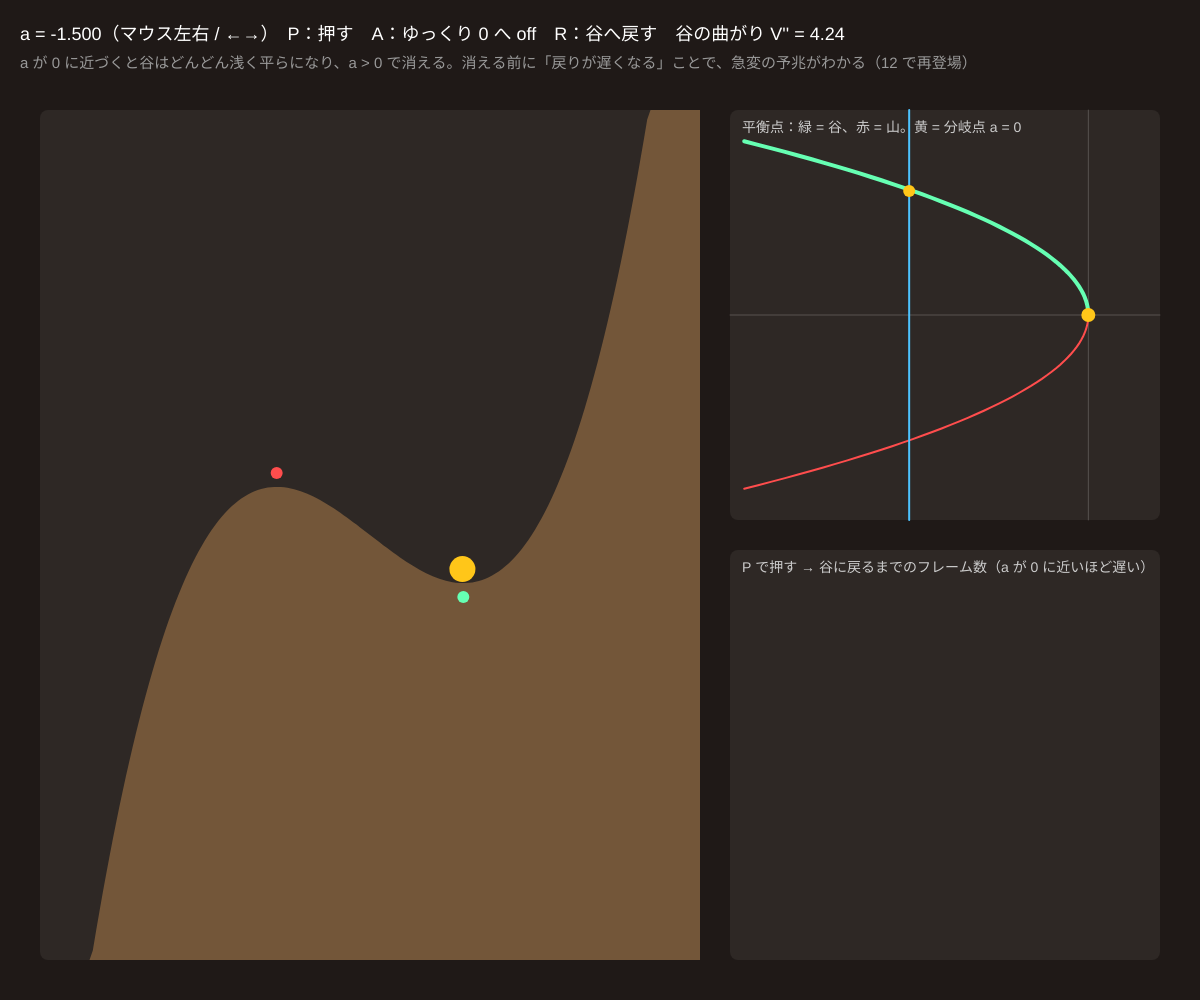
Frame 1 (no input)
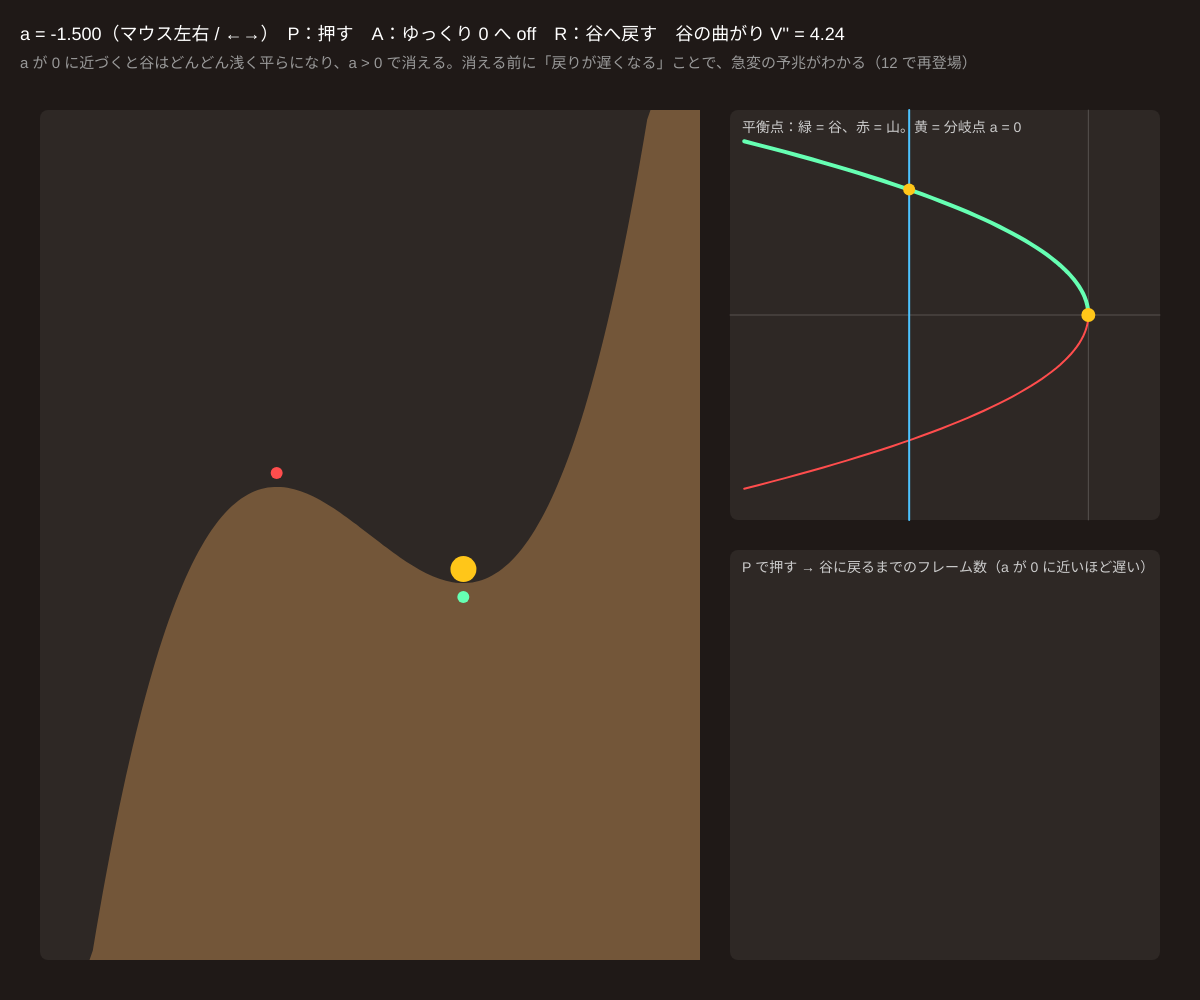
Frame 60 (no input)
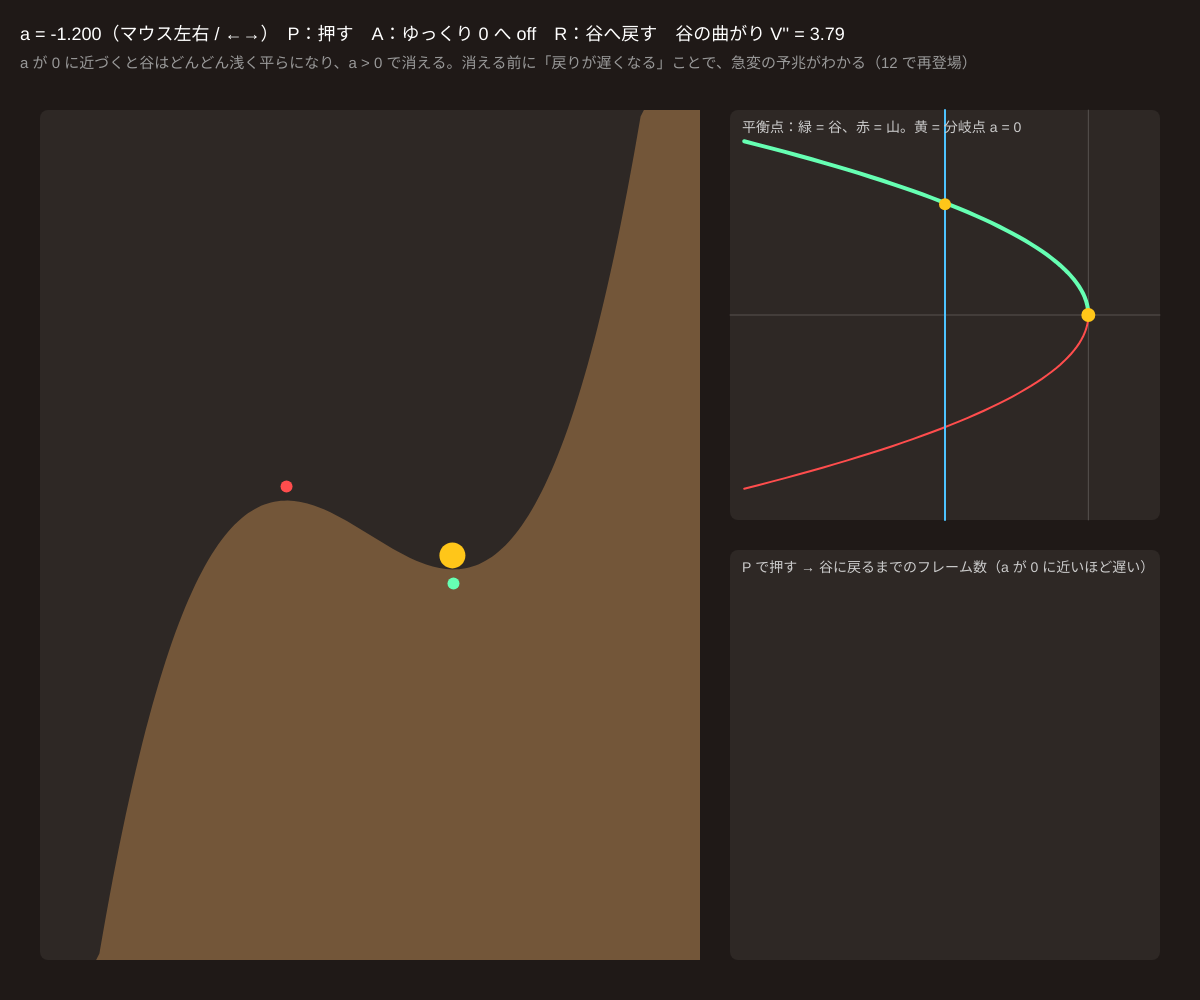
Frame 120 (the mouse pressed at the canvas centre since frame 60)

The p5.js sketch that drew these frames (run headless with seeded random() and noise() and a simulated clock; from frame 60 on, the mouse is pressed at the canvas centre):

// p5.js sketch
// ── sketch.js
// ============================================
// 02 折り目のカタストロフィー（fold）
// いちばん単純なカタストロフィー：V(x) = x³ + a·x
//   a < 0 のとき谷（x = +√(−a/3)）と山（x = −√(−a/3)）がある。a = 0 で 2 つが合体して消える（分岐集合は a = 0 の 1 点）
//   谷がなくなるとボールは坂を転がり落ち、a を戻しても帰ってこない。谷が浅くなるほど、揺らしたあと戻るのが遅くなる（臨界減速）
// マウス左右（または ←→）= a / P = ボールを押す / A = a をゆっくり 0 へ近づける / R = ボールを谷へ戻す
// ============================================

let a = -1.5;
let x = 0.7, v = 0;
let damping = 2.2;          // ★ 摩擦
let kick = 1.2;             // ★ P で押す強さ
let fallen = false;
let autoRamp = false;
let recover = [];           // 押してから戻るまでの時間 {a, frames}
let kickFrame = -1, kickA = 0;
let logX = [];

function V(xx) { return xx * xx * xx + a * xx; }
function dV(xx) { return 3 * xx * xx + a; }

function setup() {
  createCanvas(windowWidth, windowHeight);
  colorMode(HSB, 360, 100, 100, 100);
}

function draw() {
  background(20, 25, 12);
  if (autoRamp) a = min(0.4, a + 0.0015);
  // ボールの運動
  for (let k = 0; k < 4; k++) {
    let dt = 1 / 120;
    v += (-6 * dV(x) - damping * v) * dt;
    x += v * dt;
  }
  if (x < -2.5) { x = -2.5; v = 0; fallen = true; }
  x = min(x, 2.5);
  let xm = a < 0 ? sqrt(-a / 3) : NaN;          // 谷の位置
  // 押したあと、谷へ戻ったら時間を記録
  if (kickFrame >= 0 && isFinite(xm) && abs(x - xm) < 0.02 && abs(v) < 0.02) {
    recover.push({ a: kickA, f: frameCount - kickFrame }); kickFrame = -1;
    if (recover.length > 12) recover.shift();
  }
  logX.push(x); if (logX.length > 400) logX.shift();

  // ---- 左：地形
  let lx = 40, lw = width * 0.55, py = 110, ph = height - py - 40;
  let toX = (xx) => lx + (xx + 2.5) / 5 * lw;
  let toY = (vv) => py + ph * 0.5 - vv * ph * 0.08;
  noStroke(); fill(20, 20, 18); rect(lx, py, lw, ph, 8);
  fill(30, 50, 45);
  beginShape(); vertex(lx, py + ph);
  for (let i = 0; i <= 200; i++) { let xx = -2.5 + 5 * i / 200; vertex(toX(xx), constrain(toY(V(xx)), py, py + ph)); }
  vertex(lx + lw, py + ph); endShape(CLOSE);
  if (a < 0) {
    fill(150, 60, 100); circle(toX(xm), toY(V(xm)) + 14, 12);
    fill(0, 70, 100); circle(toX(-xm), toY(V(-xm)) - 14, 12);
  }
  fill(45, 90, 100); circle(toX(x), constrain(toY(V(x)) - 14, py + 14, py + ph - 14), 26);
  if (fallen) { fill(0, 80, 100); textSize(30); text('落ちた！ a を負にして R で戻す', lx + 30, py + 50); }

  // ---- 右上：平衡点の図（a = −3x²）
  let rx = lx + lw + 30, rw = width - rx - 40, rh = ph * 0.5 - 15;
  let toA = (aa) => rx + (aa + 3) / 3.6 * rw;
  let toXr = (xx) => py + rh / 2 - xx / 1.1 * (rh / 2 - 10);
  noStroke(); fill(20, 20, 18); rect(rx, py, rw, rh, 8);
  stroke(0, 0, 100, 20); strokeWeight(1); line(toA(0), py, toA(0), py + rh); line(rx, toXr(0), rx + rw, toXr(0));
  noFill(); strokeWeight(4);
  stroke(150, 60, 100); beginShape(); for (let xx = 0; xx <= 1; xx += 0.02) vertex(toA(-3 * xx * xx), toXr(xx)); endShape();
  stroke(0, 70, 100); strokeWeight(2); beginShape(); for (let xx = 0; xx >= -1; xx -= 0.02) vertex(toA(-3 * xx * xx), toXr(xx)); endShape();
  noStroke(); fill(45, 90, 100); circle(toA(0), toXr(0), 14);
  stroke(200, 70, 100); strokeWeight(2); line(toA(a), py, toA(a), py + rh);
  noStroke(); fill(45, 90, 100); if (abs(x) < 1.1) circle(toA(a), toXr(x), 12);
  fill(0, 0, 80); textSize(14);
  text('平衡点：緑 = 谷、赤 = 山。黄 = 分岐点 a = 0', rx + 12, py + 22);

  // ---- 右下：押してから戻るまでの時間
  let gy = py + rh + 30, gh = ph - rh - 30;
  noStroke(); fill(20, 20, 18); rect(rx, gy, rw, gh, 8);
  fill(0, 0, 80); textSize(14);
  text('P で押す → 谷に戻るまでのフレーム数（a が 0 に近いほど遅い）', rx + 12, gy + 22);
  for (let i = 0; i < recover.length; i++) {
    let r = recover[i];
    let bh = min(gh - 60, r.f * 0.6);
    fill(200, 60, 90); rect(rx + 16 + i * (rw - 32) / 12, gy + gh - 24 - bh, (rw - 32) / 12 - 6, bh);
    fill(0, 0, 80); textSize(11); text(nf(r.a, 1, 2), rx + 16 + i * (rw - 32) / 12, gy + gh - 8);
  }

  noStroke(); fill(0, 0, 100); textSize(18);
  text('a = ' + nf(a, 1, 3) + '（マウス左右 / ←→）　P：押す　A：ゆっくり 0 へ ' + (autoRamp ? 'ON' : 'off') + '　R：谷へ戻す　谷の曲がり V\'\' = ' + (a < 0 ? nf(6 * xm, 1, 2) : '谷なし'), 20, 40);
  fill(0, 0, 60); textSize(15);
  text('a が 0 に近づくと谷はどんどん浅く平らになり、a > 0 で消える。消える前に「戻りが遅くなる」ことで、急変の予兆がわかる（12 で再登場）', 20, 68);
}

function mouseMoved() {
  if (mouseY > 90) { a = constrain(map(mouseX, 0, width, -3, 0.6), -3, 0.6); autoRamp = false; }
}
function keyPressed() {
  if (key === LEFT_ARROW) a = max(-3, a - 0.05);
  if (key === RIGHT_ARROW) a = min(0.6, a + 0.05);
  if (key === 'p' || key === 'P') { v -= kick; kickFrame = frameCount; kickA = a; }
  if (key === 'a' || key === 'A') { autoRamp = !autoRamp; if (autoRamp) a = min(a, -1.5); }
  if (key === 'r' || key === 'R') { if (a >= 0) a = -1; x = sqrt(-a / 3); v = 0; fallen = false; kickFrame = -1; }
}

// ---------- やってみよう ----------
// 1. a = −2, −1, −0.5, −0.2 で P を押し、戻るまでの時間を比べよう。グラフはどんな形になる？
// 2. kick を大きくすると、谷があっても山を越えて落ちる。何 a で、どのくらい押すと落ちる？
// 3. 谷の深さ（山と谷の高さの差）を式で出してみよう：ΔV = 4(−a/3)^(3/2)
// 4. ボールに小さなランダムな揺れ（random(-0.05, 0.05)）を毎フレーム加えると、a が 0 に近いとき揺れはどうなる？
